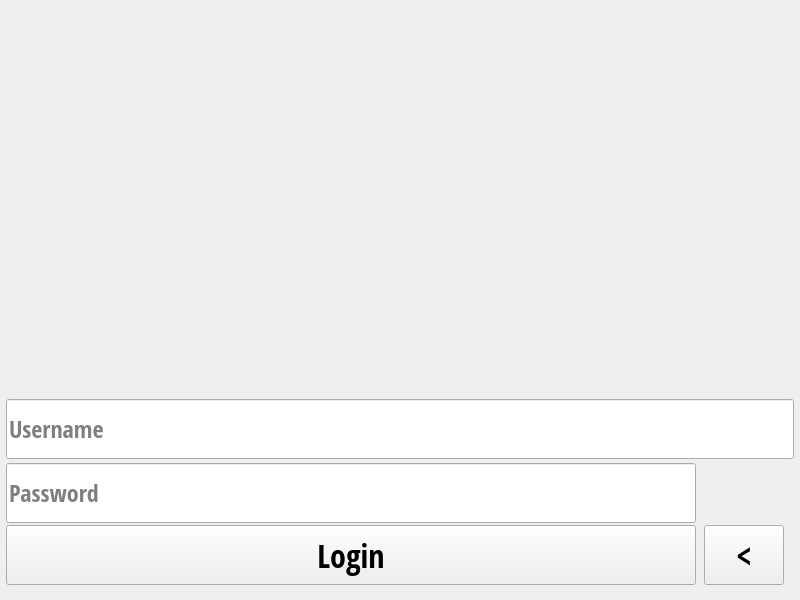
<?xml version="1.0" encoding="UTF-8"?>
<ui version="4.0">
 <class>MainWindow</class>
 <widget class="QMainWindow" name="MainWindow">
  <property name="geometry">
   <rect>
    <x>0</x>
    <y>0</y>
    <width>800</width>
    <height>600</height>
   </rect>
  </property>
  <property name="minimumSize">
   <size>
    <width>800</width>
    <height>600</height>
   </size>
  </property>
  <property name="maximumSize">
   <size>
    <width>800</width>
    <height>600</height>
   </size>
  </property>
  <property name="windowTitle">
   <string>Eco-Cents</string>
  </property>
  <property name="windowIcon">
   <iconset>
    <normaloff>logo.jpg</normaloff>logo.jpg</iconset>
  </property>
  <widget class="QWidget" name="centralwidget">
   <widget class="QLabel" name="label">
    <property name="geometry">
     <rect>
      <x>0</x>
      <y>0</y>
      <width>800</width>
      <height>600</height>
     </rect>
    </property>
    <property name="minimumSize">
     <size>
      <width>800</width>
      <height>600</height>
     </size>
    </property>
    <property name="maximumSize">
     <size>
      <width>800</width>
      <height>600</height>
     </size>
    </property>
    <property name="text">
     <string/>
    </property>
    <property name="pixmap">
     <pixmap>background.jpeg</pixmap>
    </property>
    <property name="scaledContents">
     <bool>true</bool>
    </property>
    <property name="alignment">
     <set>Qt::AlignCenter</set>
    </property>
   </widget>
   <widget class="QLabel" name="label_2">
    <property name="geometry">
     <rect>
      <x>250</x>
      <y>50</y>
      <width>301</width>
      <height>251</height>
     </rect>
    </property>
    <property name="minimumSize">
     <size>
      <width>0</width>
      <height>0</height>
     </size>
    </property>
    <property name="maximumSize">
     <size>
      <width>788</width>
      <height>385</height>
     </size>
    </property>
    <property name="text">
     <string/>
    </property>
    <property name="pixmap">
     <pixmap>logo.jpg</pixmap>
    </property>
    <property name="scaledContents">
     <bool>true</bool>
    </property>
    <property name="alignment">
     <set>Qt::AlignCenter</set>
    </property>
   </widget>
   <widget class="QLineEdit" name="lineEdit_username">
    <property name="geometry">
     <rect>
      <x>6</x>
      <y>399</y>
      <width>788</width>
      <height>60</height>
     </rect>
    </property>
    <property name="sizePolicy">
     <sizepolicy hsizetype="Expanding" vsizetype="Fixed">
      <horstretch>0</horstretch>
      <verstretch>60</verstretch>
     </sizepolicy>
    </property>
    <property name="minimumSize">
     <size>
      <width>788</width>
      <height>60</height>
     </size>
    </property>
    <property name="maximumSize">
     <size>
      <width>788</width>
      <height>60</height>
     </size>
    </property>
    <property name="font">
     <font>
      <family>Open Sans Condensed</family>
      <pointsize>18</pointsize>
      <weight>75</weight>
      <bold>true</bold>
     </font>
    </property>
    <property name="styleSheet">
     <string notr="true">font-size:18pt;</string>
    </property>
    <property name="placeholderText">
     <string>Username</string>
    </property>
   </widget>
   <widget class="QLineEdit" name="lineEdit_password">
    <property name="geometry">
     <rect>
      <x>6</x>
      <y>463</y>
      <width>690</width>
      <height>60</height>
     </rect>
    </property>
    <property name="minimumSize">
     <size>
      <width>689</width>
      <height>60</height>
     </size>
    </property>
    <property name="maximumSize">
     <size>
      <width>690</width>
      <height>60</height>
     </size>
    </property>
    <property name="font">
     <font>
      <family>Open Sans Condensed</family>
      <pointsize>18</pointsize>
      <weight>75</weight>
      <bold>true</bold>
     </font>
    </property>
    <property name="styleSheet">
     <string notr="true">font-size:18pt;</string>
    </property>
    <property name="echoMode">
     <enum>QLineEdit::Password</enum>
    </property>
    <property name="placeholderText">
     <string>Password</string>
    </property>
   </widget>
   <widget class="QPushButton" name="password_view">
    <property name="geometry">
     <rect>
      <x>704</x>
      <y>466</y>
      <width>80</width>
      <height>60</height>
     </rect>
    </property>
    <property name="minimumSize">
     <size>
      <width>80</width>
      <height>60</height>
     </size>
    </property>
    <property name="maximumSize">
     <size>
      <width>80</width>
      <height>60</height>
     </size>
    </property>
    <property name="text">
     <string/>
    </property>
    <property name="icon">
     <iconset>
      <normaloff>View.png</normaloff>View.png</iconset>
    </property>
    <property name="iconSize">
     <size>
      <width>30</width>
      <height>30</height>
     </size>
    </property>
    <property name="checkable">
     <bool>true</bool>
    </property>
    <property name="flat">
     <bool>true</bool>
    </property>
   </widget>
   <widget class="QPushButton" name="pushButton_back">
    <property name="geometry">
     <rect>
      <x>704</x>
      <y>525</y>
      <width>80</width>
      <height>60</height>
     </rect>
    </property>
    <property name="sizePolicy">
     <sizepolicy hsizetype="Minimum" vsizetype="Fixed">
      <horstretch>80</horstretch>
      <verstretch>60</verstretch>
     </sizepolicy>
    </property>
    <property name="minimumSize">
     <size>
      <width>80</width>
      <height>60</height>
     </size>
    </property>
    <property name="font">
     <font>
      <family>Open Sans Condensed</family>
      <pointsize>26</pointsize>
      <weight>75</weight>
      <italic>false</italic>
      <bold>true</bold>
     </font>
    </property>
    <property name="toolTip">
     <string>&lt;html&gt;&lt;head/&gt;&lt;body&gt;&lt;p&gt;&lt;span style=&quot; font-size:20pt; font-weight:600;&quot;&gt;&amp;lt;&lt;/span&gt;&lt;/p&gt;&lt;/body&gt;&lt;/html&gt;</string>
    </property>
    <property name="whatsThis">
     <string>&lt;html&gt;&lt;head/&gt;&lt;body&gt;&lt;p&gt;&lt;span style=&quot; font-size:20pt; font-weight:600;&quot;&gt;&amp;lt;&lt;/span&gt;&lt;/p&gt;&lt;/body&gt;&lt;/html&gt;</string>
    </property>
    <property name="styleSheet">
     <string notr="true">font-size:20;
</string>
    </property>
    <property name="text">
     <string>&lt;</string>
    </property>
   </widget>
   <widget class="QPushButton" name="pushButton_login">
    <property name="geometry">
     <rect>
      <x>6</x>
      <y>525</y>
      <width>690</width>
      <height>60</height>
     </rect>
    </property>
    <property name="minimumSize">
     <size>
      <width>0</width>
      <height>60</height>
     </size>
    </property>
    <property name="maximumSize">
     <size>
      <width>16777215</width>
      <height>60</height>
     </size>
    </property>
    <property name="font">
     <font>
      <family>Open Sans Condensed</family>
      <pointsize>24</pointsize>
      <weight>50</weight>
      <bold>false</bold>
     </font>
    </property>
    <property name="mouseTracking">
     <bool>false</bool>
    </property>
    <property name="styleSheet">
     <string notr="true">font-size: 24pt;</string>
    </property>
    <property name="text">
     <string>Login</string>
    </property>
   </widget>
   <widget class="QLabel" name="label_3">
    <property name="geometry">
     <rect>
      <x>0</x>
      <y>0</y>
      <width>800</width>
      <height>600</height>
     </rect>
    </property>
    <property name="text">
     <string/>
    </property>
    <property name="pixmap">
     <pixmap>IMG_0536.jpeg</pixmap>
    </property>
    <property name="scaledContents">
     <bool>true</bool>
    </property>
   </widget>
   <zorder>label_3</zorder>
   <zorder>label</zorder>
   <zorder>label_2</zorder>
   <zorder>lineEdit_username</zorder>
   <zorder>lineEdit_password</zorder>
   <zorder>password_view</zorder>
   <zorder>pushButton_back</zorder>
   <zorder>pushButton_login</zorder>
  </widget>
 </widget>
 <resources/>
 <connections/>
</ui>
